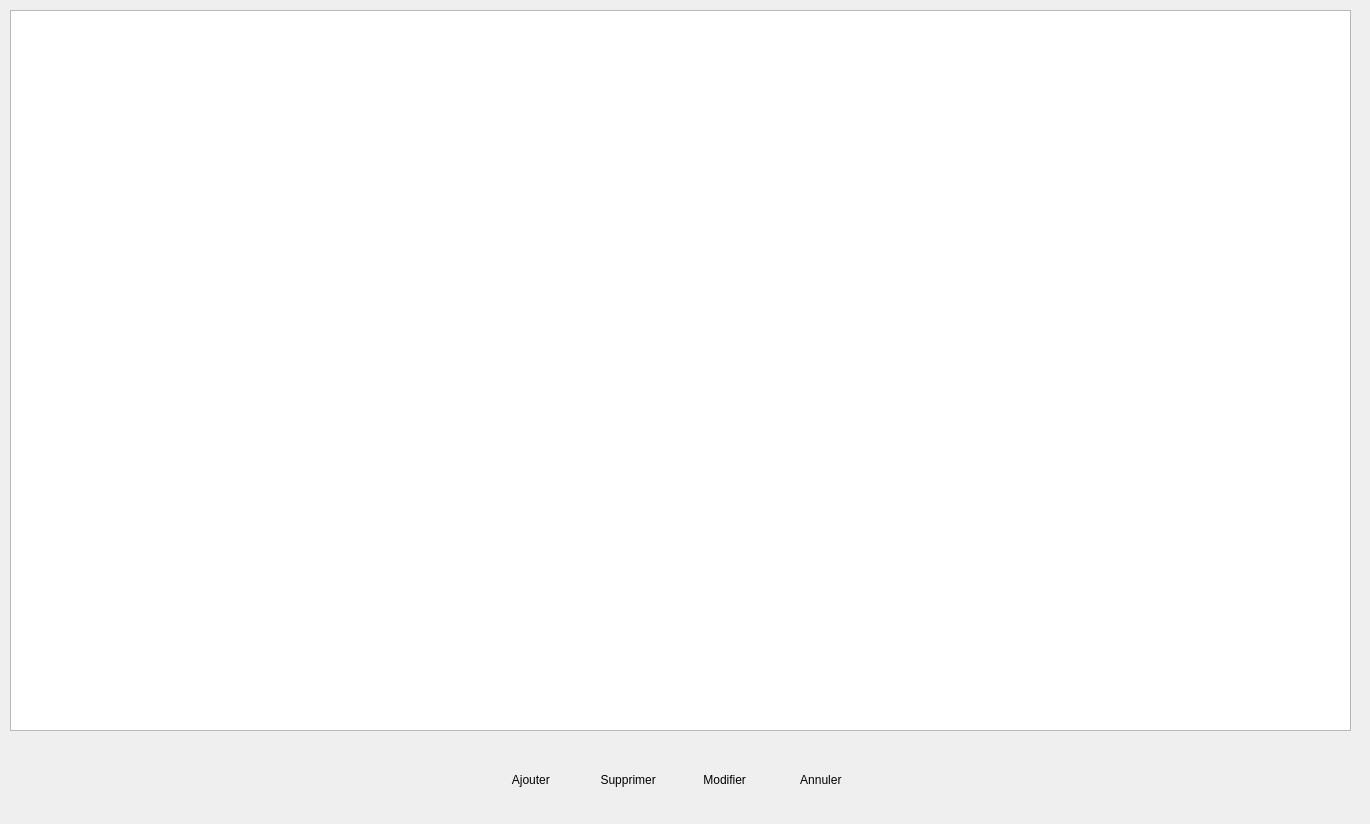
<?xml version="1.0" encoding="UTF-8"?>
<ui version="4.0">
 <class>GearsView</class>
 <widget class="QDialog" name="GearsView">
  <property name="geometry">
   <rect>
    <x>0</x>
    <y>0</y>
    <width>1370</width>
    <height>824</height>
   </rect>
  </property>
  <property name="windowTitle">
   <string>Mes équipements</string>
  </property>
  <widget class="QWidget" name="horizontalLayoutWidget">
   <property name="geometry">
    <rect>
     <x>10</x>
     <y>10</y>
     <width>1341</width>
     <height>721</height>
    </rect>
   </property>
   <layout class="QHBoxLayout" name="horizontalLayout">
    <property name="sizeConstraint">
     <enum>QLayout::SetNoConstraint</enum>
    </property>
    <item>
     <widget class="QTableView" name="twGears">
      <property name="sizePolicy">
       <sizepolicy hsizetype="MinimumExpanding" vsizetype="MinimumExpanding">
        <horstretch>0</horstretch>
        <verstretch>0</verstretch>
       </sizepolicy>
      </property>
      <property name="sizeAdjustPolicy">
       <enum>QAbstractScrollArea::AdjustToContents</enum>
      </property>
      <property name="editTriggers">
       <set>QAbstractItemView::NoEditTriggers</set>
      </property>
      <property name="alternatingRowColors">
       <bool>true</bool>
      </property>
      <property name="selectionMode">
       <enum>QAbstractItemView::SingleSelection</enum>
      </property>
      <property name="selectionBehavior">
       <enum>QAbstractItemView::SelectRows</enum>
      </property>
      <attribute name="horizontalHeaderCascadingSectionResizes">
       <bool>true</bool>
      </attribute>
      <attribute name="horizontalHeaderMinimumSectionSize">
       <number>50</number>
      </attribute>
      <attribute name="horizontalHeaderShowSortIndicator" stdset="0">
       <bool>false</bool>
      </attribute>
      <attribute name="horizontalHeaderStretchLastSection">
       <bool>false</bool>
      </attribute>
      <attribute name="verticalHeaderCascadingSectionResizes">
       <bool>true</bool>
      </attribute>
      <attribute name="verticalHeaderStretchLastSection">
       <bool>false</bool>
      </attribute>
     </widget>
    </item>
   </layout>
  </widget>
  <widget class="QWidget" name="horizontalLayoutWidget_2">
   <property name="geometry">
    <rect>
     <x>484</x>
     <y>740</y>
     <width>381</width>
     <height>80</height>
    </rect>
   </property>
   <layout class="QHBoxLayout" name="horizontalLayout_2">
    <item>
     <widget class="QPushButton" name="pbAdd">
      <property name="text">
       <string> Ajouter</string>
      </property>
      <property name="icon">
       <iconset resource="../ressources/ressources.qrc">
        <normaloff>:/bike/add.png</normaloff>:/bike/add.png</iconset>
      </property>
      <property name="iconSize">
       <size>
        <width>24</width>
        <height>24</height>
       </size>
      </property>
      <property name="flat">
       <bool>true</bool>
      </property>
     </widget>
    </item>
    <item>
     <widget class="QPushButton" name="pbDelete">
      <property name="text">
       <string> Supprimer</string>
      </property>
      <property name="icon">
       <iconset resource="../ressources/ressources.qrc">
        <normaloff>:/bike/delete.png</normaloff>:/bike/delete.png</iconset>
      </property>
      <property name="iconSize">
       <size>
        <width>24</width>
        <height>24</height>
       </size>
      </property>
      <property name="flat">
       <bool>true</bool>
      </property>
     </widget>
    </item>
    <item>
     <widget class="QPushButton" name="pbEdit">
      <property name="text">
       <string> Modifier</string>
      </property>
      <property name="icon">
       <iconset resource="../ressources/ressources.qrc">
        <normaloff>:/bike/edit.png</normaloff>:/bike/edit.png</iconset>
      </property>
      <property name="iconSize">
       <size>
        <width>24</width>
        <height>24</height>
       </size>
      </property>
      <property name="flat">
       <bool>true</bool>
      </property>
     </widget>
    </item>
    <item>
     <widget class="QPushButton" name="pbQuit">
      <property name="text">
       <string> Annuler</string>
      </property>
      <property name="icon">
       <iconset resource="../ressources/ressources.qrc">
        <normaloff>:/bike/cancel.png</normaloff>:/bike/cancel.png</iconset>
      </property>
      <property name="iconSize">
       <size>
        <width>24</width>
        <height>24</height>
       </size>
      </property>
      <property name="flat">
       <bool>true</bool>
      </property>
     </widget>
    </item>
   </layout>
  </widget>
 </widget>
 <resources>
  <include location="../ressources/ressources.qrc"/>
 </resources>
 <connections/>
</ui>
